Frame 1 (no input): blank canvas, image omitted
Frame 60 (the mouse pressed at the canvas centre just before this capture): blank canvas, image omitted
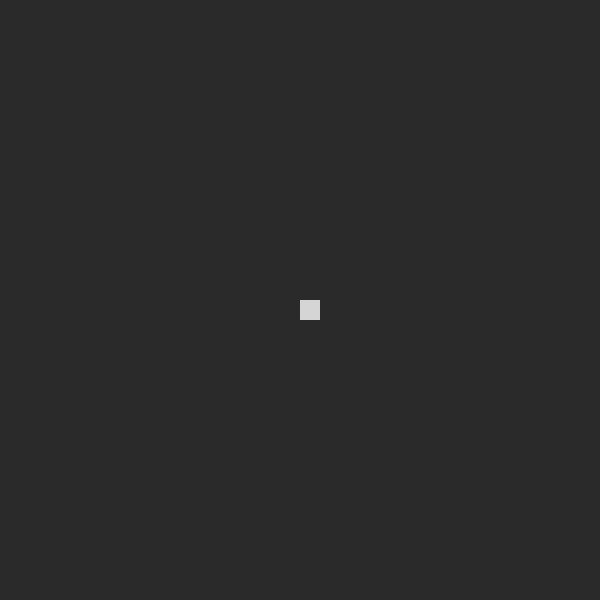
Frame 120 (the mouse held since frame 60 and released just before this capture)

The Processing sketch whose frames 1 and 60 were blank and that drew this single picture after the mouse press (run headless with seeded random() and noise(); from frame 60 on, the mouse is pressed at the canvas centre):

// Processing sketch: SlimeMoldSim
// ── SlimeMoldSim.pde
import java.util.HashSet;

// CONFIG **********************************************************************
boolean setupRandom = false;
boolean randomWalls = false;
boolean texture = true;
// *****************************************************************************

// GLOBAL **********************************************************************
boolean frameByFrame = false; // PRESS 'P' TO TOGGLE, if enabled press enter to advance
boolean colorWalls = true; // PRESS 'H' TO TOGGLE
int sidelength = 20;
int tilesWide;
int tilesTall;
Tile[][] tiles;
boolean startSet;
Position start;
ArrayList<Position> foodPositions;
boolean run;
boolean startAdded;
ArrayList<Tile> frontier;
ArrayList<Tile> interior;
HashMap<Tile, Float> distanceFromFood;
HashMap<Tile,Tile> parent;
final int INT_MAX = 2147483647;
float time;
// *****************************************************************************

// SETUP ***********************************************************************
void setup(){
  // canvas creation
  size(600,600);
  background(42);
  noStroke();
  // collection initialization
  frontier = new ArrayList<Tile>();
  interior = new ArrayList<Tile>();
  distanceFromFood = new HashMap<Tile, Float>();
  parent = new HashMap<Tile, Tile>();
  // initialize tiles
  tilesWide = width/sidelength;
  tilesTall = height/sidelength;
  tiles = new Tile[tilesTall][tilesWide];
  fillTiles();
  start = new Position(0, 0);
  foodPositions = new ArrayList<Position>();
  run = false;
  startAdded = false;
  time = 0;
  if (setupRandom) {
    setupRandom();
  }
  if (randomWalls) {
    randomWalls();
  }
}

void fillTiles() {
  for (int y = 0; y < tilesTall; y++) {
    for (int x = 0; x < tilesWide; x++) {
      tiles[y][x] = new Tile(new Position(x,y));
    }
  }
}

void setupRandom() {
  HashSet<Position> randomFood = new HashSet<Position>();
  int numFood = tilesWide;
  for(int i = 0; i < numFood; i++) {
    randomFood.add(new Position(int(random(0,tilesWide)), int(random(0,tilesTall))));
  }
  
  for(Position pos : randomFood) {
    foodPositions.add(pos);
    tiles[pos.y][pos.x].setFood();
  }
  start.x = int(random(0,tilesWide));
  start.y = int(random(0,tilesTall));
  tiles[start.y][start.x].setStart();
  startSet = true;
}

void randomWalls() {
  HashSet<Position> randomWall = new HashSet<Position>();
  int numWall = tilesWide*50;
  for(int i = 0; i < numWall; i++) {
    randomWall.add(new Position(int(random(0,tilesWide)), int(random(0,tilesTall))));
  }
  
  for(Position pos : randomWall) {
    if (!foodPositions.contains(pos)){
      tiles[pos.y][pos.x].toggleWall();
    }
  }
}
// *****************************************************************************

// DRAW ************************************************************************
void draw() {
  background(42);
  for (Tile[] row : tiles) {
    for (Tile t : row) {
      t.drawTile();
    }
  }
  if (run) {
    // initial setup, only runs on first loop
    if (!startAdded) {
      setupAStar();
      startAdded = true;
    }
    // if open unempty and path not found, loop
    if (!frontier.isEmpty()){ // && !found) {
      pathFindLoop();
    }
    // no more fresh food end here
    if (foodPositions.isEmpty()) {
      run = false;
    }
  }
  time += 0.1;
  if(time > 2*PI){
    time = 0;
  }
  
  if (frameByFrame) {
    run = false;
  }
}
// *****************************************************************************

// HELPER FUNCTIONS ************************************************************
void setupAStar(){
  addToFrontier(tiles[start.y][start.x]);
  distanceFromFood.put(tiles[start.y][start.x], getDistanceFromFood(tiles[start.y][start.x]));
}

void pathFindLoop() {
  Tile cur = lowestDistance();
  addToInterior(cur);
  if (cur.isFood()) {
    removeFood(cur);
  }
  ArrayList<Tile> neighbors = getNeighbors(cur);
  for (Tile n : neighbors) {
    // if not walkable or if interior, ignore
    if (n.isWall() || interior.contains(n)) continue;
    if (!frontier.contains(n)) {
      addToFrontier(n);
      parent.put(n, cur);
      distanceFromFood.put(n, getDistanceFromFood(n));
    }
  }
}

void removeFood(Tile t){
  int indexMatch = -1;
  int foodCount = foodPositions.size();
  for (int i = 0; i < foodCount; i++) {
    Position pos = foodPositions.get(i);
    if (pos.x == t.pos.x && pos.y == t.pos.y) {
      indexMatch = i;
    }
  }
  foodPositions.remove(indexMatch);
}

ArrayList<Tile> getNeighbors(Tile t){
  ArrayList<Tile> neighbors = new ArrayList<Tile>();
  if(t.pos.x + 1 < tilesWide) neighbors.add(tiles[t.pos.y][t.pos.x + 1]);
  if(t.pos.x - 1 >= 0) neighbors.add(tiles[t.pos.y][t.pos.x - 1]);
  if(t.pos.y + 1 < tilesTall) neighbors.add(tiles[t.pos.y + 1][t.pos.x]);
  if(t.pos.y - 1 >= 0) neighbors.add(tiles[t.pos.y - 1][t.pos.x]);
  return neighbors;
}

Tile lowestDistance() {
  float minDistance = distanceFromFood.get(frontier.get(0));
  Tile best = frontier.get(0);
  for (Tile t : frontier) {
    if (distanceFromFood.get(t) < minDistance) {
      minDistance = distanceFromFood.get(t);
      best = t;
    }
  }
  return best;
}

Float getDistanceFromFood(Tile t){
  // looking for distance from closest food particle
  int foodCount = foodPositions.size();
  float minDistance = INT_MAX;
  for (int i = 0; i < foodCount; i++) {
    float curDistance = sqrt((float) (Math.pow(t.pos.x - foodPositions.get(i).x,2) + Math.pow(t.pos.y - foodPositions.get(i).y, 2)));
    if (curDistance < minDistance) {
      minDistance = curDistance;
    }
  }
  
  return minDistance;
}

void addToFrontier(Tile t){
  frontier.add(t);
  t.setFrontier();
}

void addToInterior(Tile t) {
  frontier.remove(t);
  t.setInterior();
  interior.add(t);
}
// *****************************************************************************

// USER INPUT ******************************************************************
void keyPressed() {
  if (!run) {
    if (keyCode == 'S') {
      if (startSet) {
        tiles[start.y][start.x].setAgar();
      }
      start.y = mouseY/sidelength;
      start.x = mouseX/sidelength;
      tiles[start.y][start.x].setStart();
      startSet = true;
    } else if (keyCode == 'F') {
      Position p = new Position(mouseX/sidelength, mouseY/sidelength);
      tiles[p.y][p.x].setFood();
      foodPositions.add(p);
    } else if (keyCode == ENTER && startSet) {
      run = true;
    }
  }
  if (keyCode == BACKSPACE) {
    setup();
  }
  if (keyCode == 'H') {
    colorWalls = !colorWalls;
  }
  if (keyCode == 'P') {
    frameByFrame= !frameByFrame;
  }
}

void mousePressed() {
  //if (!run) {
    tiles[mouseY/sidelength][mouseX/sidelength].toggleWall();
  //}
}
// *****************************************************************************

// ── Position.pde
class Position {
  int x;
  int y;
  Position(int x, int y) {
    this.x = x;
    this.y = y;
  }
}

// ── Tile.pde
class Tile {
  // FIELDS ********************************************************************
  Position pos;
  color col;
  boolean isStart;
  boolean isFrontier;
  boolean isInterior;
  boolean isFood;
  boolean isWall;
  boolean isAgar;
  // ***************************************************************************
  
  // CONSTRUCTORS **************************************************************
  Tile(Position pos) {
    this.pos = pos;
    setAgar();
  }
  // ***************************************************************************
  
  // FUNCTIONS *****************************************************************
  void setFood() {
    isStart = false;
    isAgar = false;
    isWall = false;
    isFood = true;
  }
  
  void setStart() {
    isFood = false;
    isAgar = false;
    isWall = false;
    isStart = true;
  }
  
  void toggleWall() {
    isStart = false;
    isFood = false;
    if (!isWall) {
      isAgar = false;
      isWall = true;
    } else {
      isAgar = true;
      isWall = false;
    }
  }
  
  boolean isWall(){
    return isWall;
  }
  
  boolean isFood() {
    return isFood;
  }
  
  void setAgar() {
    isStart = false;
    isFrontier = false;
    isInterior = false;
    isFood= false;
    isWall = false;
    isAgar = true;
  }
  
  void setFrontier() {
    isInterior = false;
    isFrontier = true;
  }
  
  void setInterior() {
    isFrontier = false;
    isInterior = true;
  }
  
  void drawTile() {
    setColor();
    fill(getColor());
    square(pos.x * sidelength, pos.y * sidelength, sidelength);
  }
  
  void setColor() {
    // slime texture
    noiseSeed(int(random(INT_MAX)));
    int slimeAlpha = floor(255 * (0.1 * sin(time)*sin(pos.x)*sin(pos.y)*(0.5*noise(pos.x,pos.y)+0.5) + 0.9));
    // isFrontier/isInterior (only color if not covering vital info)
    if (isFrontier && !isStart && !isFood && !isWall) {
      col = color(245, 184, 46, slimeAlpha); // maximum yellow red
    } else if (isInterior && !isStart && !isFood && !isWall) {
      col = color(255, 209, 49, slimeAlpha); // cyber yellow
    }
    // types
    if (isStart) { // always color start
      col = color(244, 172, 50); // marigold
    } else if (isFood) { // always color food
      col = color(255, 210, 137); // deep champagne
    } else if (isAgar && !isFrontier && !isInterior) { // only color if not part of plasmodium
      col = color(42); // dark gray
    } else if (isWall) { // always color walls
      col = color(213); // light gray
    }
  }
  
  color getColor() {
    return col;
  }
  // ***************************************************************************
}
